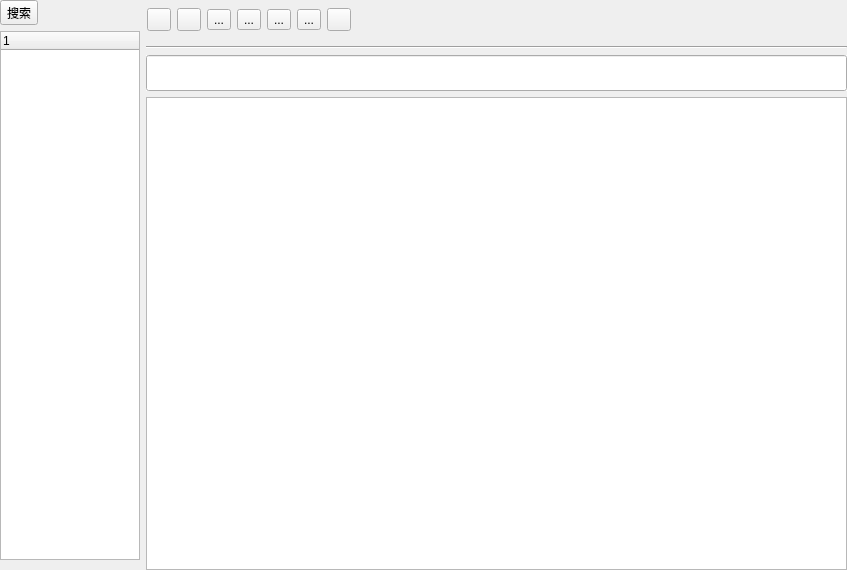
<?xml version="1.0" encoding="UTF-8"?>
<ui version="4.0">
 <class>MainWindow</class>
 <widget class="QMainWindow" name="MainWindow">
  <property name="geometry">
   <rect>
    <x>0</x>
    <y>0</y>
    <width>847</width>
    <height>570</height>
   </rect>
  </property>
  <property name="windowTitle">
   <string>MainWindow</string>
  </property>
  <widget class="QWidget" name="centralwidget">
   <layout class="QHBoxLayout" name="horizontalLayout_3">
    <property name="leftMargin">
     <number>0</number>
    </property>
    <property name="topMargin">
     <number>0</number>
    </property>
    <property name="rightMargin">
     <number>0</number>
    </property>
    <property name="bottomMargin">
     <number>0</number>
    </property>
    <item>
     <widget class="QWidget" name="mainPage" native="true">
      <layout class="QHBoxLayout" name="horizontalLayout_2">
       <property name="sizeConstraint">
        <enum>QLayout::SetDefaultConstraint</enum>
       </property>
       <property name="leftMargin">
        <number>0</number>
       </property>
       <property name="topMargin">
        <number>0</number>
       </property>
       <property name="rightMargin">
        <number>0</number>
       </property>
       <property name="bottomMargin">
        <number>0</number>
       </property>
       <item>
        <widget class="QWidget" name="leftBar" native="true">
         <property name="minimumSize">
          <size>
           <width>140</width>
           <height>0</height>
          </size>
         </property>
         <property name="maximumSize">
          <size>
           <width>100</width>
           <height>16777215</height>
          </size>
         </property>
         <layout class="QVBoxLayout" name="verticalLayout">
          <property name="leftMargin">
           <number>0</number>
          </property>
          <property name="topMargin">
           <number>0</number>
          </property>
          <property name="rightMargin">
           <number>0</number>
          </property>
          <property name="bottomMargin">
           <number>0</number>
          </property>
          <item>
           <widget class="QToolButton" name="searchBtn">
            <property name="text">
             <string>搜索</string>
            </property>
           </widget>
          </item>
          <item>
           <widget class="QTreeWidget" name="treeWidget">
            <property name="maximumSize">
             <size>
              <width>16777215</width>
              <height>16777215</height>
             </size>
            </property>
            <property name="autoScrollMargin">
             <number>10</number>
            </property>
            <column>
             <property name="text">
              <string notr="true">1</string>
             </property>
            </column>
           </widget>
          </item>
          <item>
           <spacer name="verticalSpacer">
            <property name="orientation">
             <enum>Qt::Vertical</enum>
            </property>
            <property name="sizeType">
             <enum>QSizePolicy::Minimum</enum>
            </property>
            <property name="sizeHint" stdset="0">
             <size>
              <width>18</width>
              <height>10</height>
             </size>
            </property>
           </spacer>
          </item>
         </layout>
        </widget>
       </item>
       <item>
        <widget class="QWidget" name="editWidget" native="true">
         <layout class="QVBoxLayout" name="verticalLayout_3">
          <property name="spacing">
           <number>-1</number>
          </property>
          <property name="leftMargin">
           <number>0</number>
          </property>
          <property name="topMargin">
           <number>0</number>
          </property>
          <property name="rightMargin">
           <number>0</number>
          </property>
          <property name="bottomMargin">
           <number>0</number>
          </property>
          <item>
           <widget class="QWidget" name="titleBar" native="true">
            <property name="minimumSize">
             <size>
              <width>0</width>
              <height>0</height>
             </size>
            </property>
            <property name="maximumSize">
             <size>
              <width>16777215</width>
              <height>40</height>
             </size>
            </property>
            <property name="autoFillBackground">
             <bool>true</bool>
            </property>
            <layout class="QHBoxLayout" name="horizontalLayout">
             <property name="leftMargin">
              <number>1</number>
             </property>
             <property name="topMargin">
              <number>0</number>
             </property>
             <property name="rightMargin">
              <number>0</number>
             </property>
             <property name="bottomMargin">
              <number>0</number>
             </property>
             <item>
              <widget class="QToolButton" name="saveBtn">
               <property name="text">
                <string/>
               </property>
               <property name="checkable">
                <bool>false</bool>
               </property>
              </widget>
             </item>
             <item>
              <widget class="QToolButton" name="undoBtn">
               <property name="text">
                <string/>
               </property>
               <property name="checkable">
                <bool>false</bool>
               </property>
              </widget>
             </item>
             <item>
              <widget class="QToolButton" name="boldBtn">
               <property name="minimumSize">
                <size>
                 <width>0</width>
                 <height>0</height>
                </size>
               </property>
               <property name="layoutDirection">
                <enum>Qt::LeftToRight</enum>
               </property>
               <property name="text">
                <string>...</string>
               </property>
               <property name="checkable">
                <bool>true</bool>
               </property>
               <property name="checked">
                <bool>false</bool>
               </property>
               <property name="autoRepeat">
                <bool>false</bool>
               </property>
               <property name="popupMode">
                <enum>QToolButton::DelayedPopup</enum>
               </property>
               <property name="arrowType">
                <enum>Qt::NoArrow</enum>
               </property>
              </widget>
             </item>
             <item>
              <widget class="QToolButton" name="italicBtn">
               <property name="minimumSize">
                <size>
                 <width>0</width>
                 <height>0</height>
                </size>
               </property>
               <property name="text">
                <string>...</string>
               </property>
               <property name="checkable">
                <bool>true</bool>
               </property>
              </widget>
             </item>
             <item>
              <widget class="QToolButton" name="underlineBtn">
               <property name="minimumSize">
                <size>
                 <width>0</width>
                 <height>0</height>
                </size>
               </property>
               <property name="text">
                <string>...</string>
               </property>
               <property name="checkable">
                <bool>true</bool>
               </property>
              </widget>
             </item>
             <item>
              <widget class="QToolButton" name="colorBtn">
               <property name="minimumSize">
                <size>
                 <width>0</width>
                 <height>0</height>
                </size>
               </property>
               <property name="text">
                <string>...</string>
               </property>
               <property name="checkable">
                <bool>false</bool>
               </property>
              </widget>
             </item>
             <item>
              <widget class="QToolButton" name="pictureBtn">
               <property name="text">
                <string/>
               </property>
               <property name="checkable">
                <bool>false</bool>
               </property>
              </widget>
             </item>
             <item>
              <spacer name="titleBarSpacer">
               <property name="orientation">
                <enum>Qt::Horizontal</enum>
               </property>
               <property name="sizeHint" stdset="0">
                <size>
                 <width>40</width>
                 <height>20</height>
                </size>
               </property>
              </spacer>
             </item>
            </layout>
           </widget>
          </item>
          <item>
           <widget class="Line" name="line">
            <property name="orientation">
             <enum>Qt::Horizontal</enum>
            </property>
           </widget>
          </item>
          <item>
           <widget class="QLineEdit" name="titleLineEdit">
            <property name="enabled">
             <bool>true</bool>
            </property>
            <property name="sizePolicy">
             <sizepolicy hsizetype="Expanding" vsizetype="Fixed">
              <horstretch>0</horstretch>
              <verstretch>0</verstretch>
             </sizepolicy>
            </property>
            <property name="minimumSize">
             <size>
              <width>0</width>
              <height>35</height>
             </size>
            </property>
            <property name="font">
             <font>
              <pointsize>18</pointsize>
             </font>
            </property>
            <property name="contextMenuPolicy">
             <enum>Qt::DefaultContextMenu</enum>
            </property>
            <property name="autoFillBackground">
             <bool>true</bool>
            </property>
           </widget>
          </item>
          <item>
           <widget class="QTextEdit" name="textEdit">
            <property name="sizePolicy">
             <sizepolicy hsizetype="Expanding" vsizetype="Preferred">
              <horstretch>0</horstretch>
              <verstretch>0</verstretch>
             </sizepolicy>
            </property>
            <property name="autoFillBackground">
             <bool>false</bool>
            </property>
            <property name="styleSheet">
             <string notr="true"/>
            </property>
           </widget>
          </item>
         </layout>
        </widget>
       </item>
      </layout>
     </widget>
    </item>
   </layout>
  </widget>
 </widget>
 <resources/>
 <connections/>
</ui>
